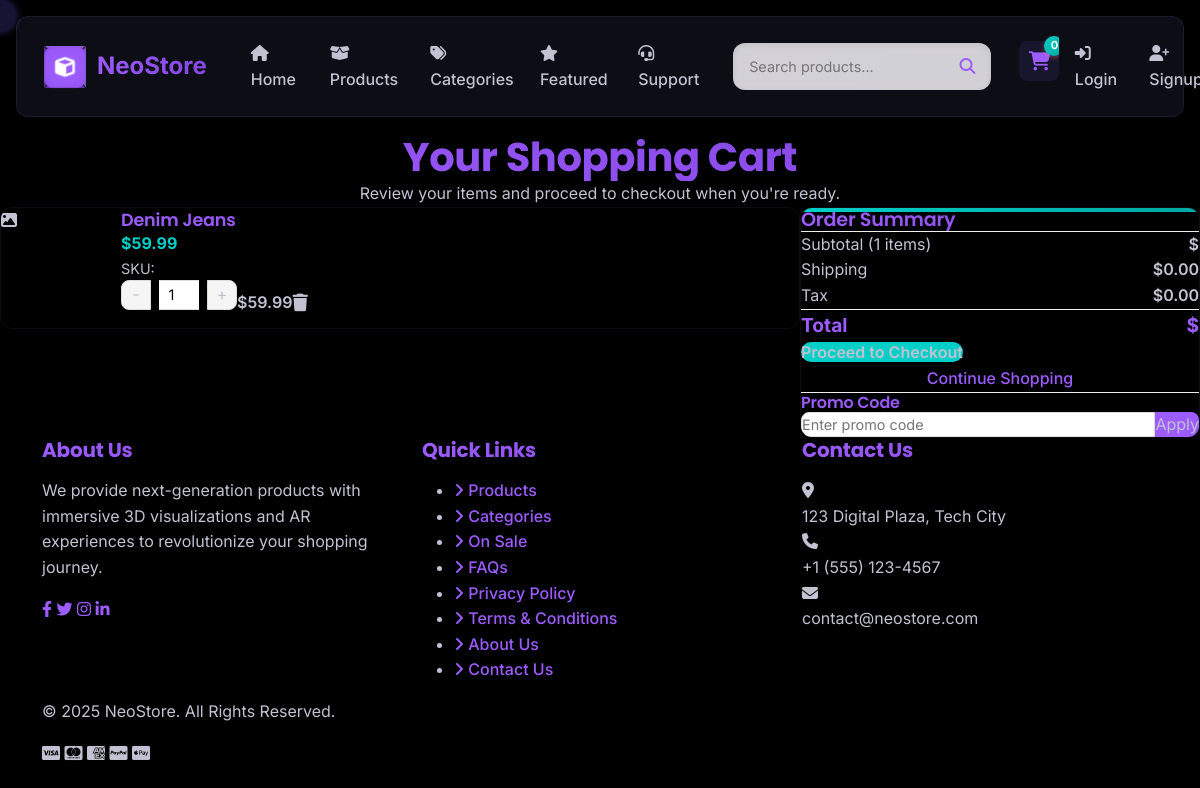
Page /cart/ on the committed database.
### store/models.py (models this page shows, shortened)
class CartItem(models.Model):
    cart = models.ForeignKey(Cart, related_name='items', on_delete=models.CASCADE)
    product = models.ForeignKey(Product, on_delete=models.CASCADE)
    quantity = models.PositiveIntegerField(default=1)
    created_at = models.DateTimeField(auto_now_add=True)
    updated_at = models.DateTimeField(auto_now=True)
    def subtotal(self):
        return self.product.price * self.quantity

class Product(models.Model):
    category = models.ForeignKey(Category, related_name='products', on_delete=models.CASCADE)
    name = models.CharField(max_length=200)
    slug = models.SlugField(unique=True, blank=True)
    description = models.TextField()
    price = models.DecimalField(max_digits=10, decimal_places=2)
    stock = models.PositiveIntegerField(default=0)
    image = models.ImageField(upload_to='products/')
    model_3d = models.FileField(upload_to='products/3d_models/', blank=True, null=True)
    is_featured = models.BooleanField(default=False)
    created_at = models.DateTimeField(auto_now_add=True)
    updated_at = models.DateTimeField(auto_now=True)
    class Meta:
        ordering = ['-created_at']

### store/views.py (the view)
# urls.py: path('cart/', views.cart_view, name='cart'),
def cart_view(request):
    cart = get_or_create_cart(request)
    cart_items = cart.items.all()
    context = {
        'cart': cart,
        'cart_items': cart_items,
    }
    return render(request, 'store/cart.html', context)

### store/context_processors.py (called while the page is built)
def cart_count(request):
    count = 0
    if request.user.is_authenticated:
        try:
            cart = Cart.objects.get(user=request.user)
            count = cart.items.count()
        except Cart.DoesNotExist:
            pass
    else:
        session_id = request.session.session_key
        if session_id:
            try:
                cart = Cart.objects.get(session_id=session_id)
                count = cart.items.count()
            except Cart.DoesNotExist:
                pass
    return {'cart_count': count}

### store/views.py (called while the page is built)
def get_or_create_cart(request):
    if request.user.is_authenticated:
        cart, created = Cart.objects.get_or_create(user=request.user)
    else:
        session_id = request.session.session_key
        if not session_id:
            request.session.create()
            session_id = request.session.session_key
        cart, created = Cart.objects.get_or_create(session_id=session_id)
    return cart

### templates/store/cart.html (shortened to what this page needs)
{% extends 'base.html' %}
{% block content %}
<div class="cart-container">
    <div class="cart-header slide-up">
        <h1 class="cart-title page-title">Your Shopping Cart</h1>
        <p class="cart-subtitle">Review your items and proceed to checkout when you're ready.</p>
    </div>
    <div class="cart-content">
        {% if cart_items %}
            <div class="cart-items slide-in-left">
                {% for item in cart_items %}
                    <div class="cart-item" data-cart-item-id="{{ item.id }}">
                        <div class="cart-item-img">
                            {% if item.product.image %}
                                <img src="{{ item.product.image.url }}" alt="{{ item.product.name }}" class="cart-item-img">
                            {% else %}
                                <div class="cart-item-img placeholder-img">
                                    <i class="fas fa-image"></i>
                                </div>
                            {% endif %}
                        </div>
                        <div class="cart-item-info">
                            <h3 class="cart-item-name">{{ item.product.name }}</h3>
                            <div class="cart-item-price">${{ item.product.price }}</div>
                            <div class="cart-item-details">
                                SKU: {{ item.product.sku }}
                            </div>
                            <div class="cart-item-actions">
                                <div class="quantity-control">
                                    <div class="quantity-btn minus-btn">-</div>
                                    <input type="number" min="1" value="{{ item.quantity }}" class="quantity-input" data-cart-item-id="{{ item.id }}">
                                    <div class="quantity-btn plus-btn">+</div>
                                </div>
                                <div class="cart-item-subtotal item-subtotal">${{ item.subtotal }}</div>
                                <button class="remove-from-cart-btn" data-cart-item-id="{{ item.id }}">
                                    <i class="fas fa-trash"></i>
                                </button>
                            </div>
                        </div>
                    </div>
                {% endfor %}
            </div>
            <div class="cart-summary slide-in-right">
                <h2 class="summary-title">Order Summary</h2>
                <div class="summary-item">
                    <div class="summary-label">Subtotal ({{ cart_items|length }} items)</div>
                    <div class="summary-value" id="cart-subtotal">${{ cart_subtotal }}</div>
                </div>
                <div class="summary-item">
                    <div class="summary-label">Shipping</div>
                    <div class="summary-value">${{ shipping_cost|default:"0.00" }}</div>
                </div>
                <div class="summary-item">
                    <div class="summary-label">Tax</div>
                    <div class="summary-value">${{ tax_amount|default:"0.00" }}</div>
                </div>
                <div class="cart-total">
                    <div>Total</div>
                    <div id="cart-total">${{ cart_total }}</div>
                </div>
                <a href="{% url 'checkout' %}" class="checkout-btn">
                    Proceed to Checkout
                </a>
                <a href="{% url 'product_list' %}" class="continue-shopping">
                    Continue Shopping
                </a>
                <div class="promo-code">
                    <h3 class="promo-code-title">Promo Code</h3>
                    {% if applied_coupon %}
                        <div class="applied-promo">
                            <span class="promo-label">{{ applied_coupon.code }} ({{ applied_coupon.discount_percent }}% off)</span>
                            <button class="remove-promo" data-coupon-id="{{ applied_coupon.id }}">Remove</button>
                        </div>
                    {% else %}
                        <form action="{% url 'apply_coupon' %}" method="POST" class="promo-code-form" id="promo-form">
                            <input type="text" name="code" placeholder="Enter promo code" class="promo-code-input">
                            <button type="submit" class="apply-promo-btn">Apply</button>
                        </form>
                    {% endif %}
                </div>
            </div>
        {% endif %}
    </div>
</div>
{% endblock %}

### static/css/main.css (style rules this page uses)
:root { --primary-color: #9d5cff; --primary-dark: #8344e0; --primary-light: #b77dff; --accent-color: #00cfc8; --accent-dark: #00a8a2; --accent-light: #33e4de; --bg-darkest: #000000; --bg-dark: #0F0F17; --bg-dark-secondary: #1A1A27; --bg-dark-tertiary: #252538; --dark-color: #13131f; --medium-color: #8E8EA0; --light-color: #c2c2d2; --ultralight-color: #eeeeff; --success-color: #00d68f; --warning-color: #ffba00; --danger-color: #ff3d71; --info-color: #0095ff; --shadow-dark: rgba(0, 0, 0, 0.3); --shadow-light: rgba(103, 71, 150, 0.06); --border-radius-sm: 8px; --border-radius-md: 12px; --border-radius-lg: 16px; --border-radius-xl: 24px; --border-radius-round: 50%; --shadow-small: 0 2px 8px rgba(0, 0, 0, 0.08); --shadow-medium: 0 4px 16px rgba(0, 0, 0, 0.12); --shadow-large: 0 8px 30px rgba(0, 0, 0, 0.16); --shadow-inner: inset 0 2px 6px rgba(0, 0, 0, 0.08); --glass-bg: rgba(255, 255, 255, 0.6); --glass-border: rgba(255, 255, 255, 0.2); --glass-shadow: 0 8px 32px rgba(31, 38, 135, 0.15); --glass-blur: 8px; --neo-bg: #f0f0f7; --neo-shadow-dark: rgba(163, 177, 198, 0.6); --neo-shadow-light: rgba(255, 255, 255, 0.9); --gradient-primary: linear-gradient(135deg, var(--primary-color), var(--primary-dark)); --gradient-accent: linear-gradient(135deg, var(--accent-color), var(--accent-dark)); --gradient-success: linear-gradient(135deg, var(--success-color), #00b377); --transition-fast: 0.2s cubic-bezier(0.4, 0, 0.2, 1); --transition-medium: 0.4s cubic-bezier(0.4, 0, 0.2, 1); --transition-slow: 0.8s cubic-bezier(0.4, 0, 0.2, 1); --transition-bounce: 0.5s cubic-bezier(0.68, -0.55, 0.265, 1.55); }
@media (prefers-reduced-motion: no-preference) { html { scroll-behavior: smooth; } }
body { font-family: 'Inter', -apple-system, BlinkMacSystemFont, 'Segoe UI', Roboto, Helvetica, Arial, sans-serif; color: var(--light-color); line-height: 1.6; background-color: var(--bg-darkest); overflow-x: hidden; min-height: 100vh; }
body { --text-color: var(--light-color); --text-muted: var(--medium-color); --background: var(--bg-dark); --card-bg: var(--bg-dark-secondary); --box-shadow: 0 4px 20px rgba(0, 0, 0, 0.25); --neo-bg: var(--bg-dark); }
h1, h2, h3, h4, h5, h6 { font-family: 'Poppins', sans-serif; margin-bottom: 1rem; font-weight: 700; letter-spacing: -0.01em; line-height: 1.2; background: var(--gradient-primary); -webkit-background-clip: text; -webkit-text-fill-color: transparent; background-clip: text; text-fill-color: transparent; }
a { color: var(--primary-color); text-decoration: none; transition: all var(--transition-fast); font-weight: 500; position: relative; }
.quantity-control { display: flex; align-items: center; margin-bottom: 1rem; }
.quantity-btn { width: 36px; height: 36px; display: flex; align-items: center; justify-content: center; background-color: var(--light-color); border: none; cursor: pointer; font-size: 1.2rem; transition: background-color var(--transition-fast); }
.quantity-input { width: 60px; height: 36px; text-align: center; border: 1px solid var(--light-color); margin: 0 0.5rem; }
.cart-item { background-color: var(--bg-dark-secondary); border-radius: var(--border-radius-md); box-shadow: var(--box-shadow); margin-bottom: 1rem; padding: 1.25rem; display: flex; align-items: center; border: 1px solid rgba(61, 61, 90, 0.2); transition: all var(--transition-medium); }
.cart-summary { background-color: var(--bg-dark-secondary); border-radius: var(--border-radius-md); box-shadow: var(--box-shadow); padding: 1.5rem; border: 1px solid rgba(61, 61, 90, 0.2); position: relative; overflow: hidden; }
.cart-summary::before { content: ''; position: absolute; top: 0; left: 0; width: 100%; height: 4px; background: var(--gradient-accent); }
.cart-total { font-size: 1.5rem; font-weight: bold; margin-top: 1rem; color: var(--primary-color); }

### static/css/animations.css (style rules this page uses)
.cart-item { animation: fadeIn 0.5s ease-out; }

### rows in the picture
CartItem: product.name "Denim Jeans", product.price "59.99", quantity "1", subtotal "59.99"

### other values in the picture
{{ cart_count }} "0"
{{ cart_items|length }} "1"
{{ shipping_cost|default:"0.00" }} "0.00"
{{ tax_amount|default:"0.00" }} "0.00"
